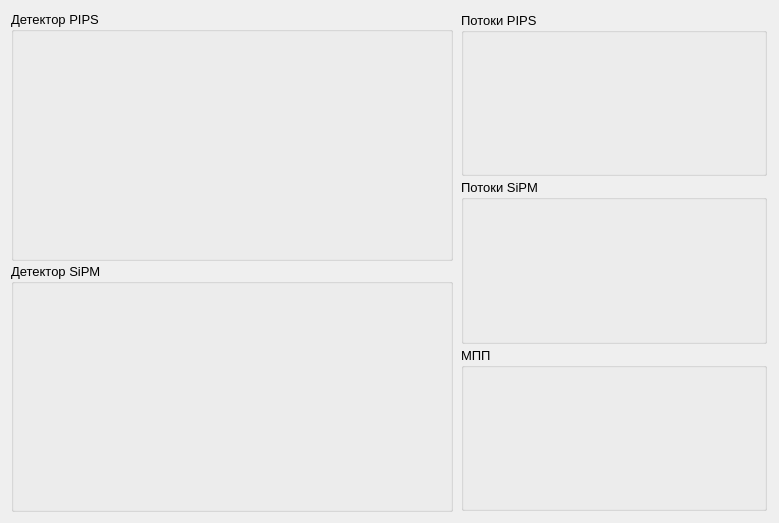
<?xml version="1.0" encoding="UTF-8"?>
<ui version="4.0">
 <class>Form</class>
 <widget class="QWidget" name="Form">
  <property name="geometry">
   <rect>
    <x>0</x>
    <y>0</y>
    <width>779</width>
    <height>523</height>
   </rect>
  </property>
  <property name="windowTitle">
   <string>Form</string>
  </property>
  <layout class="QGridLayout" name="gridLayout">
   <property name="leftMargin">
    <number>5</number>
   </property>
   <property name="topMargin">
    <number>5</number>
   </property>
   <property name="rightMargin">
    <number>5</number>
   </property>
   <property name="bottomMargin">
    <number>5</number>
   </property>
   <item row="1" column="0">
    <widget class="QWidget" name="graph_widget" native="true">
     <property name="sizePolicy">
      <sizepolicy hsizetype="Expanding" vsizetype="Expanding">
       <horstretch>0</horstretch>
       <verstretch>0</verstretch>
      </sizepolicy>
     </property>
     <layout class="QGridLayout" name="gridLayout_4">
      <property name="leftMargin">
       <number>2</number>
      </property>
      <property name="topMargin">
       <number>2</number>
      </property>
      <property name="rightMargin">
       <number>2</number>
      </property>
      <property name="bottomMargin">
       <number>2</number>
      </property>
      <property name="spacing">
       <number>2</number>
      </property>
      <item row="0" column="0">
       <layout class="QVBoxLayout" name="verticalLayout_graph" stretch="0,0">
        <property name="spacing">
         <number>2</number>
        </property>
        <property name="leftMargin">
         <number>1</number>
        </property>
        <property name="topMargin">
         <number>1</number>
        </property>
        <property name="rightMargin">
         <number>1</number>
        </property>
        <property name="bottomMargin">
         <number>1</number>
        </property>
        <item>
         <layout class="QHBoxLayout" name="horizontalLayout_4" stretch="10,7">
          <property name="spacing">
           <number>3</number>
          </property>
          <property name="leftMargin">
           <number>1</number>
          </property>
          <property name="topMargin">
           <number>1</number>
          </property>
          <property name="rightMargin">
           <number>1</number>
          </property>
          <property name="bottomMargin">
           <number>1</number>
          </property>
          <item>
           <layout class="QVBoxLayout" name="verticalLayout_5" stretch="1,1">
            <property name="spacing">
             <number>2</number>
            </property>
            <property name="sizeConstraint">
             <enum>QLayout::SetDefaultConstraint</enum>
            </property>
            <property name="leftMargin">
             <number>2</number>
            </property>
            <property name="topMargin">
             <number>2</number>
            </property>
            <property name="rightMargin">
             <number>2</number>
            </property>
            <property name="bottomMargin">
             <number>2</number>
            </property>
            <item>
             <widget class="QGroupBox" name="groupBox_4">
              <property name="minimumSize">
               <size>
                <width>0</width>
                <height>0</height>
               </size>
              </property>
              <property name="font">
               <font>
                <pointsize>10</pointsize>
               </font>
              </property>
              <property name="styleSheet">
               <string notr="true"/>
              </property>
              <property name="title">
               <string>Детектор PIPS</string>
              </property>
              <layout class="QHBoxLayout" name="horizontalLayout_7" stretch="1">
               <property name="spacing">
                <number>2</number>
               </property>
               <property name="leftMargin">
                <number>2</number>
               </property>
               <property name="topMargin">
                <number>2</number>
               </property>
               <property name="rightMargin">
                <number>2</number>
               </property>
               <property name="bottomMargin">
                <number>2</number>
               </property>
               <item>
                <layout class="QHBoxLayout" name="vLayout_pips">
                 <property name="spacing">
                  <number>0</number>
                 </property>
                 <property name="leftMargin">
                  <number>2</number>
                 </property>
                 <property name="topMargin">
                  <number>2</number>
                 </property>
                 <property name="rightMargin">
                  <number>2</number>
                 </property>
                 <property name="bottomMargin">
                  <number>2</number>
                 </property>
                </layout>
               </item>
              </layout>
             </widget>
            </item>
            <item>
             <widget class="QGroupBox" name="groupBox_5">
              <property name="minimumSize">
               <size>
                <width>0</width>
                <height>0</height>
               </size>
              </property>
              <property name="font">
               <font>
                <pointsize>10</pointsize>
               </font>
              </property>
              <property name="styleSheet">
               <string notr="true"/>
              </property>
              <property name="title">
               <string>Детектор SiPM</string>
              </property>
              <layout class="QHBoxLayout" name="horizontalLayout_8" stretch="1">
               <property name="spacing">
                <number>2</number>
               </property>
               <property name="leftMargin">
                <number>2</number>
               </property>
               <property name="topMargin">
                <number>2</number>
               </property>
               <property name="rightMargin">
                <number>2</number>
               </property>
               <property name="bottomMargin">
                <number>2</number>
               </property>
               <item>
                <layout class="QVBoxLayout" name="vLayout_sipm">
                 <property name="spacing">
                  <number>0</number>
                 </property>
                 <property name="leftMargin">
                  <number>2</number>
                 </property>
                 <property name="topMargin">
                  <number>2</number>
                 </property>
                 <property name="rightMargin">
                  <number>2</number>
                 </property>
                 <property name="bottomMargin">
                  <number>2</number>
                 </property>
                </layout>
               </item>
              </layout>
             </widget>
            </item>
           </layout>
          </item>
          <item>
           <layout class="QVBoxLayout" name="verticalLayout_8" stretch="1,1,1">
            <property name="spacing">
             <number>3</number>
            </property>
            <property name="leftMargin">
             <number>3</number>
            </property>
            <property name="topMargin">
             <number>3</number>
            </property>
            <property name="rightMargin">
             <number>3</number>
            </property>
            <property name="bottomMargin">
             <number>3</number>
            </property>
            <item>
             <widget class="QGroupBox" name="groupBox_6">
              <property name="minimumSize">
               <size>
                <width>0</width>
                <height>0</height>
               </size>
              </property>
              <property name="font">
               <font>
                <pointsize>10</pointsize>
               </font>
              </property>
              <property name="styleSheet">
               <string notr="true"/>
              </property>
              <property name="title">
               <string>Потоки PIPS</string>
              </property>
              <layout class="QVBoxLayout" name="verticalLayout_16">
               <property name="spacing">
                <number>2</number>
               </property>
               <property name="leftMargin">
                <number>2</number>
               </property>
               <property name="topMargin">
                <number>2</number>
               </property>
               <property name="rightMargin">
                <number>2</number>
               </property>
               <property name="bottomMargin">
                <number>2</number>
               </property>
               <item>
                <layout class="QVBoxLayout" name="vLayout_hist_pips">
                 <property name="spacing">
                  <number>0</number>
                 </property>
                 <property name="leftMargin">
                  <number>2</number>
                 </property>
                 <property name="topMargin">
                  <number>2</number>
                 </property>
                 <property name="rightMargin">
                  <number>2</number>
                 </property>
                 <property name="bottomMargin">
                  <number>2</number>
                 </property>
                </layout>
               </item>
              </layout>
             </widget>
            </item>
            <item>
             <widget class="QGroupBox" name="groupBox_8">
              <property name="minimumSize">
               <size>
                <width>0</width>
                <height>0</height>
               </size>
              </property>
              <property name="font">
               <font>
                <pointsize>10</pointsize>
               </font>
              </property>
              <property name="styleSheet">
               <string notr="true"/>
              </property>
              <property name="title">
               <string>Потоки SiPM</string>
              </property>
              <layout class="QVBoxLayout" name="verticalLayout_18">
               <property name="spacing">
                <number>2</number>
               </property>
               <property name="leftMargin">
                <number>2</number>
               </property>
               <property name="topMargin">
                <number>2</number>
               </property>
               <property name="rightMargin">
                <number>2</number>
               </property>
               <property name="bottomMargin">
                <number>2</number>
               </property>
               <item>
                <layout class="QVBoxLayout" name="vLayout_hist_sipm">
                 <property name="spacing">
                  <number>0</number>
                 </property>
                 <property name="leftMargin">
                  <number>2</number>
                 </property>
                 <property name="topMargin">
                  <number>2</number>
                 </property>
                 <property name="rightMargin">
                  <number>2</number>
                 </property>
                 <property name="bottomMargin">
                  <number>2</number>
                 </property>
                </layout>
               </item>
              </layout>
             </widget>
            </item>
            <item>
             <widget class="QGroupBox" name="groupBox_7">
              <property name="minimumSize">
               <size>
                <width>0</width>
                <height>0</height>
               </size>
              </property>
              <property name="font">
               <font>
                <pointsize>10</pointsize>
               </font>
              </property>
              <property name="styleSheet">
               <string notr="true"/>
              </property>
              <property name="title">
               <string>МПП</string>
              </property>
              <layout class="QVBoxLayout" name="verticalLayout_17">
               <property name="spacing">
                <number>2</number>
               </property>
               <property name="leftMargin">
                <number>2</number>
               </property>
               <property name="topMargin">
                <number>2</number>
               </property>
               <property name="rightMargin">
                <number>2</number>
               </property>
               <property name="bottomMargin">
                <number>2</number>
               </property>
               <item>
                <layout class="QVBoxLayout" name="vLayout_hist_EdE">
                 <property name="spacing">
                  <number>0</number>
                 </property>
                 <property name="leftMargin">
                  <number>2</number>
                 </property>
                 <property name="topMargin">
                  <number>2</number>
                 </property>
                 <property name="rightMargin">
                  <number>2</number>
                 </property>
                 <property name="bottomMargin">
                  <number>2</number>
                 </property>
                </layout>
               </item>
              </layout>
             </widget>
            </item>
           </layout>
          </item>
         </layout>
        </item>
        <item>
         <layout class="QVBoxLayout" name="vLayout_ser_connect">
          <property name="spacing">
           <number>0</number>
          </property>
          <property name="leftMargin">
           <number>0</number>
          </property>
          <property name="topMargin">
           <number>0</number>
          </property>
          <property name="rightMargin">
           <number>0</number>
          </property>
          <property name="bottomMargin">
           <number>0</number>
          </property>
         </layout>
        </item>
       </layout>
      </item>
     </layout>
    </widget>
   </item>
  </layout>
 </widget>
 <resources/>
 <connections/>
</ui>
